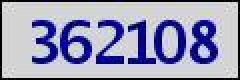
#> input picture kaptcha.jpg, 120 x 40 px, given as the content of the folder 0/, which was not available (shown 2 times larger)
$ jupyter execute --allow-errors Untitled.ipynb   (older library calls are emulated)   (text cells are left out)
#> lines starting #> are read from the running program, lines starting #| are printed output that depends on the picture; pictures that were not available may be replaced by others from this repository, and a replacement may not be noted
[cell 1]
import matplotlib.pyplot as plt
import os
import PIL
import numpy

digits = list()
labels = list()
basewidth = 50
fig = plt.figure(figsize = (20, 20))
cnt = 0
fig.subplots_adjust(left=0, right=1, bottom=0, top=1, hspace=0.05, wspace=0.05)
for i in range(0, 10):
    for img in os.listdir('{}/'.format(i)):
        pil_image = PIL.Image.open('{}/{}'.format(i, img)).convert('1')
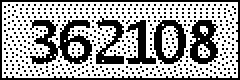
#> pil_image: PIL image 120x40 1 (shown 2 times larger); 62.7% white; black in thin lines or dots

        wpercent = (basewidth/float(pil_image.size[0]))
#> wpercent = 0.417
        hsize = int((float(pil_image.size[1]))*float(wpercent))
#> hsize = 16
        img = pil_image.resize((basewidth, hsize), PIL.Image.ANTIALIAS)
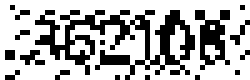
#> img: PIL image 50x16 1 (shown 5 times larger); 68.6% white; black in thin lines or dots

        ax = fig.add_subplot(10, 12, cnt+1, xticks=[], yticks=[])
        ax.imshow(img, cmap=plt.cm.binary, interpolation='nearest')
        ax.text(0, 7, str(i), color='red', fontsize=20)
        cnt = cnt + 1

        digits.append([pixel for pixel in iter(img.getdata())])
        labels.append(i)
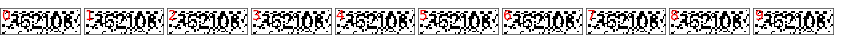
#> figure drawn by matplotlib, 10 panels

[cell 2]
import numpy
#> (the rest of this cell did not finish here and is left out)

#> (a cell that did not finish here is left out)

[cell 4]
from sklearn.externals import joblib

#> (the rest of this cell did not finish here and is left out)

#> (a cell that did not finish here is left out)

[cell 6]
import requests
with open('kaptcha.jpg', 'wb') as f:
    res = requests.get('https://gcis.nat.gov.tw/pub/kaptcha.jpg')
    f.write(res.content)

[cell 7]
from PIL import Image
image = Image.open('kaptcha.jpg')
#> image is the input picture: PIL image 120x40 RGB; mean R, G, B 155.6, 155.9, 185
